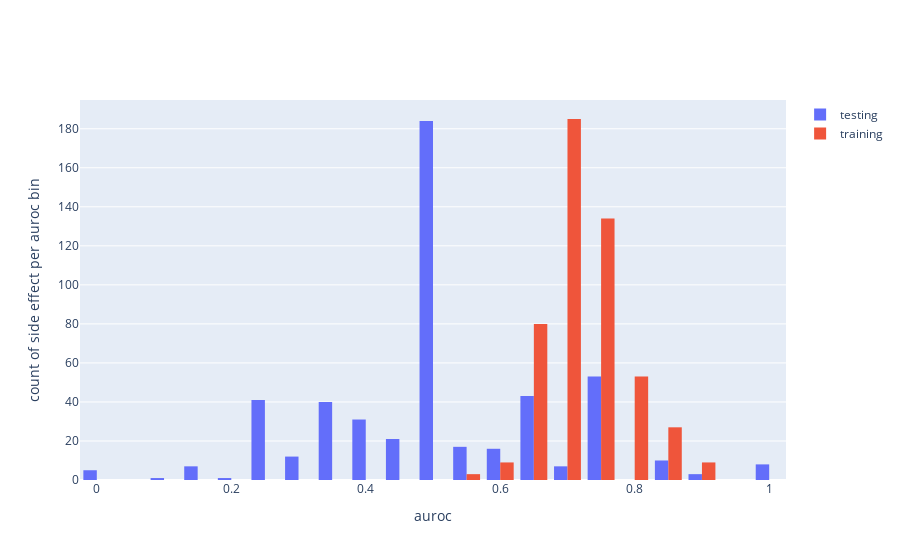

The code cell stored with this chart in its notebook:
### Markdown cell above
## Heart model version 3

### Code cell
GEM_name = "ML+GEM_Heart_version3"

# load result
result3 = pd.read_csv(f'out/{GEM_name}_svmLinear_out.csv')

# 100 iteration, se-pos>10
result3 = result3[result3.n_sample > 11]

fig = go.Figure(go.Histogram(x=result.auroc_test, nbinsx=40, name='testing'))
fig.add_trace(go.Histogram(x=result.auroc_train, nbinsx=40, name='training'))
fig.update_layout(xaxis_title='auroc', yaxis_title='count of side effect per auroc bin')
fig.show()

### Figure 1 — Plotly figure (JSON) as saved in the notebook; plotly's stock layout.template omitted (floating-point values rounded to 4 significant figures; data arrays with more than 128 entries replaced by an {"elided": "..."} marker saying what was removed)
{"data": [{"name": "testing", "nbinsx": 40, "type": "histogram", "x": {"elided": "500 float values"}}, {"name": "training", "nbinsx": 40, "type": "histogram", "x": {"elided": "500 float values"}}], "layout": {"xaxis": {"title": {"text": "auroc"}}, "yaxis": {"title": {"text": "count of side effect per auroc bin"}}}}
